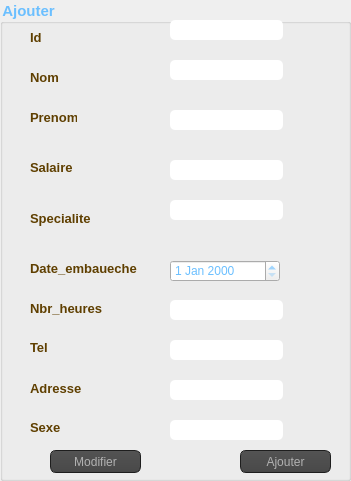
    <widget class="QGroupBox" name="groupBox">
     <property name="geometry">
      <rect>
       <x>20</x>
       <y>10</y>
       <width>351</width>
       <height>481</height>
      </rect>
     </property>
     <property name="font">
      <font>
       <family>Arial</family>
       <pointsize>11</pointsize>
       <weight>75</weight>
       <bold>true</bold>
      </font>
     </property>
     <property name="styleSheet">
      <string notr="true">color: rgb(107, 191, 255);
</string>
     </property>
     <property name="title">
      <string>Ajouter</string>
     </property>
     <widget class="QLabel" name="label_2">
      <property name="geometry">
       <rect>
        <x>30</x>
        <y>30</y>
        <width>47</width>
        <height>14</height>
       </rect>
      </property>
      <property name="font">
       <font>
        <family>Arial</family>
        <pointsize>10</pointsize>
        <weight>75</weight>
        <bold>true</bold>
       </font>
      </property>
      <property name="styleSheet">
       <string notr="true">
color: rgb(95, 63, 0);
</string>
      </property>
      <property name="text">
       <string>Id</string>
      </property>
     </widget>
     <widget class="QLabel" name="label_3">
      <property name="geometry">
       <rect>
        <x>30</x>
        <y>70</y>
        <width>47</width>
        <height>14</height>
       </rect>
      </property>
      <property name="font">
       <font>
        <family>Arial</family>
        <pointsize>10</pointsize>
        <weight>75</weight>
        <bold>true</bold>
       </font>
      </property>
      <property name="styleSheet">
       <string notr="true">color: rgb(95, 63, 0);
</string>
      </property>
      <property name="text">
       <string>Nom</string>
      </property>
     </widget>
     <widget class="QLabel" name="label_4">
      <property name="geometry">
       <rect>
        <x>30</x>
        <y>110</y>
        <width>47</width>
        <height>14</height>
       </rect>
      </property>
      <property name="font">
       <font>
        <family>Arial</family>
        <pointsize>10</pointsize>
        <weight>75</weight>
        <bold>true</bold>
       </font>
      </property>
      <property name="styleSheet">
       <string notr="true">color: rgb(95, 63, 0);

</string>
      </property>
      <property name="text">
       <string>Prenom</string>
      </property>
     </widget>
     <widget class="QLabel" name="label_5">
      <property name="geometry">
       <rect>
        <x>30</x>
        <y>160</y>
        <width>47</width>
        <height>14</height>
       </rect>
      </property>
      <property name="font">
       <font>
        <family>Arial</family>
        <pointsize>10</pointsize>
        <weight>75</weight>
        <bold>true</bold>
       </font>
      </property>
      <property name="styleSheet">
       <string notr="true">color: rgb(95, 63, 0);</string>
      </property>
      <property name="text">
       <string>Salaire</string>
      </property>
     </widget>
     <widget class="QLabel" name="label_6">
      <property name="geometry">
       <rect>
        <x>30</x>
        <y>210</y>
        <width>61</width>
        <height>16</height>
       </rect>
      </property>
      <property name="font">
       <font>
        <family>Arial</family>
        <pointsize>10</pointsize>
        <weight>75</weight>
        <bold>true</bold>
       </font>
      </property>
      <property name="styleSheet">
       <string notr="true">color: rgb(95, 63, 0);
</string>
      </property>
      <property name="text">
       <string>Specialite</string>
      </property>
     </widget>
     <widget class="QLabel" name="label_7">
      <property name="geometry">
       <rect>
        <x>30</x>
        <y>260</y>
        <width>111</width>
        <height>16</height>
       </rect>
      </property>
      <property name="font">
       <font>
        <family>Arial</family>
        <pointsize>10</pointsize>
        <weight>75</weight>
        <bold>true</bold>
       </font>
      </property>
      <property name="styleSheet">
       <string notr="true">color: rgb(95, 63, 0);</string>
      </property>
      <property name="text">
       <string>Date_embaueche</string>
      </property>
     </widget>
     <widget class="QLabel" name="label_8">
      <property name="geometry">
       <rect>
        <x>30</x>
        <y>300</y>
        <width>81</width>
        <height>16</height>
       </rect>
      </property>
      <property name="font">
       <font>
        <family>Arial</family>
        <pointsize>10</pointsize>
        <weight>75</weight>
        <bold>true</bold>
       </font>
      </property>
      <property name="styleSheet">
       <string notr="true">color: rgb(95, 63, 0);</string>
      </property>
      <property name="text">
       <string>Nbr_heures</string>
      </property>
     </widget>
     <widget class="QLabel" name="label_9">
      <property name="geometry">
       <rect>
        <x>30</x>
        <y>340</y>
        <width>47</width>
        <height>14</height>
       </rect>
      </property>
      <property name="font">
       <font>
        <family>Arial</family>
        <pointsize>10</pointsize>
        <weight>75</weight>
        <bold>true</bold>
       </font>
      </property>
      <property name="styleSheet">
       <string notr="true">color: rgb(95, 63, 0);</string>
      </property>
      <property name="text">
       <string>Tel</string>
      </property>
     </widget>
     <widget class="QLabel" name="label_10">
      <property name="geometry">
       <rect>
        <x>30</x>
        <y>380</y>
        <width>71</width>
        <height>16</height>
       </rect>
      </property>
      <property name="font">
       <font>
        <family>Arial</family>
        <pointsize>10</pointsize>
        <weight>75</weight>
        <bold>true</bold>
       </font>
      </property>
      <property name="styleSheet">
       <string notr="true">color: rgb(95, 63, 0);</string>
      </property>
      <property name="text">
       <string>Adresse</string>
      </property>
     </widget>
     <widget class="QLabel" name="label_19">
      <property name="geometry">
       <rect>
        <x>30</x>
        <y>420</y>
        <width>47</width>
        <height>14</height>
       </rect>
      </property>
      <property name="font">
       <font>
        <family>Arial</family>
        <pointsize>10</pointsize>
        <weight>75</weight>
        <bold>true</bold>
       </font>
      </property>
      <property name="styleSheet">
       <string notr="true">color: rgb(95, 63, 0);
</string>
      </property>
      <property name="text">
       <string>Sexe</string>
      </property>
     </widget>
     <widget class="QLineEdit" name="nompres">
      <property name="geometry">
       <rect>
        <x>170</x>
        <y>60</y>
        <width>113</width>
        <height>20</height>
       </rect>
      </property>
      <property name="styleSheet">
       <string notr="true">QLineEdit{
    background-color: white;
    box-shadow: 2px 0.5px 5px 1px inset black;
    border-radius: 5px;
    width: 70%;
    padding-right: 10px;
    padding-left: 10px;
    text-align: left;
    color: #000;
    font-size:inherit;
    font-family: Arial, Helvetica, sans-serif;  
    font-weight:normal;
    font-variant:normal;
}
QLineEdit::hover{  color: black ;
background-color:orange;}
QLineEdit::focus{  color: black ;
background-color:white;}</string>
      </property>
     </widget>
     <widget class="QLineEdit" name="prenompres">
      <property name="geometry">
       <rect>
        <x>170</x>
        <y>110</y>
        <width>113</width>
        <height>20</height>
       </rect>
      </property>
      <property name="styleSheet">
       <string notr="true">QLineEdit{
    background-color: white;
    box-shadow: 2px 0.5px 5px 1px inset black;
    border-radius: 5px;
    width: 70%;
    padding-right: 10px;
    padding-left: 10px;
    text-align: left;
    color: #000;
    font-size:inherit;
    font-family: Arial, Helvetica, sans-serif;  
    font-weight:normal;
    font-variant:normal;
}
QLineEdit::hover{  color: black ;
background-color:orange;}
QLineEdit::focus{  color: black ;
background-color:white;}</string>
      </property>
     </widget>
     <widget class="QLineEdit" name="salairepres">
      <property name="geometry">
       <rect>
        <x>170</x>
        <y>160</y>
        <width>113</width>
        <height>20</height>
       </rect>
      </property>
      <property name="styleSheet">
       <string notr="true">QLineEdit{
    background-color: white;
    box-shadow: 2px 0.5px 5px 1px inset black;
    border-radius: 5px;
    width: 70%;
    padding-right: 10px;
    padding-left: 10px;
    text-align: left;
    color: #000;
    font-size:inherit;
    font-family: Arial, Helvetica, sans-serif;  
    font-weight:normal;
    font-variant:normal;
}
QLineEdit::hover{  color: black ;
background-color:orange;}
QLineEdit::focus{  color: black ;
background-color:white;}</string>
      </property>
     </widget>
     <widget class="QLineEdit" name="specialitepres">
      <property name="geometry">
       <rect>
        <x>170</x>
        <y>200</y>
        <width>113</width>
        <height>20</height>
       </rect>
      </property>
      <property name="styleSheet">
       <string notr="true">QLineEdit{
    background-color: white;
    box-shadow: 2px 0.5px 5px 1px inset black;
    border-radius: 5px;
    width: 70%;
    padding-right: 10px;
    padding-left: 10px;
    text-align: left;
    color: #000;
    font-size:inherit;
    font-family: Arial, Helvetica, sans-serif;  
    font-weight:normal;
    font-variant:normal;
}
QLineEdit::hover{  color: black ;
background-color:orange;}
QLineEdit::focus{  color: black ;
background-color:white;}</string>
      </property>
     </widget>
     <widget class="QLineEdit" name="nbr_heurespres">
      <property name="geometry">
       <rect>
        <x>170</x>
        <y>300</y>
        <width>113</width>
        <height>20</height>
       </rect>
      </property>
      <property name="styleSheet">
       <string notr="true">QLineEdit{
    background-color: white;
    box-shadow: 2px 0.5px 5px 1px inset black;
    border-radius: 5px;
    width: 70%;
    padding-right: 10px;
    padding-left: 10px;
    text-align: left;
    color: #000;
    font-size:inherit;
    font-family: Arial, Helvetica, sans-serif;  
    font-weight:normal;
    font-variant:normal;
}
QLineEdit::hover{  color: black ;
background-color:orange;}
QLineEdit::focus{  color: black ;
background-color:white;}</string>
      </property>
     </widget>
     <widget class="QLineEdit" name="telpres">
      <property name="geometry">
       <rect>
        <x>170</x>
        <y>340</y>
        <width>113</width>
        <height>20</height>
       </rect>
      </property>
      <property name="styleSheet">
       <string notr="true">QLineEdit{
    background-color: white;
    box-shadow: 2px 0.5px 5px 1px inset black;
    border-radius: 5px;
    width: 70%;
    padding-right: 10px;
    padding-left: 10px;
    text-align: left;
    color: #000;
    font-size:inherit;
    font-family: Arial, Helvetica, sans-serif;  
    font-weight:normal;
    font-variant:normal;
}
QLineEdit::hover{  color: black ;
background-color:orange;}
QLineEdit::focus{  color: black ;
background-color:white;}</string>
      </property>
     </widget>
     <widget class="QLineEdit" name="adressepres">
      <property name="geometry">
       <rect>
        <x>170</x>
        <y>380</y>
        <width>113</width>
        <height>20</height>
       </rect>
      </property>
      <property name="styleSheet">
       <string notr="true">QLineEdit{
    background-color: white;
    box-shadow: 2px 0.5px 5px 1px inset black;
    border-radius: 5px;
    width: 70%;
    padding-right: 10px;
    padding-left: 10px;
    text-align: left;
    color: #000;
    font-size:inherit;
    font-family: Arial, Helvetica, sans-serif;  
    font-weight:normal;
    font-variant:normal;
}
QLineEdit::hover{  color: black ;
background-color:orange;}
QLineEdit::focus{  color: black ;
background-color:white;}</string>
      </property>
     </widget>
     <widget class="QLineEdit" name="sexepres">
      <property name="geometry">
       <rect>
        <x>170</x>
        <y>420</y>
        <width>113</width>
        <height>20</height>
       </rect>
      </property>
      <property name="styleSheet">
       <string notr="true">QLineEdit{
    background-color: white;
    box-shadow: 2px 0.5px 5px 1px inset black;
    border-radius: 5px;
    width: 70%;
    padding-right: 10px;
    padding-left: 10px;
    text-align: left;
    color: #000;
    font-size:inherit;
    font-family: Arial, Helvetica, sans-serif;  
    font-weight:normal;
    font-variant:normal;
}
QLineEdit::hover{  color: black ;
background-color:orange;}
QLineEdit::focus{  color: black ;
background-color:white;}</string>
      </property>
     </widget>
     <widget class="QPushButton" name="pushButton_2">
      <property name="geometry">
       <rect>
        <x>50</x>
        <y>450</y>
        <width>91</width>
        <height>23</height>
       </rect>
      </property>
      <property name="styleSheet">
       <string notr="true">QToolTip
{
     border: 1px solid black;
     background-color: #ffa02f;
     padding: 1px;
     border-radius: 3px;
     opacity: 100;
}

QWidget
{
    color: #b1b1b1;
    background-color: #323232;
}

QWidget:item:hover
{
    background-color: QLinearGradient( x1: 0, y1: 0, x2: 0, y2: 1, stop: 0 #ffa02f, stop: 1 #ca0619);
    color: #000000;
}

QWidget:item:selected
{
    background-color: QLinearGradient( x1: 0, y1: 0, x2: 0, y2: 1, stop: 0 #ffa02f, stop: 1 #d7801a);
}

QMenuBar::item
{
    background: transparent;
}

QMenuBar::item:selected
{
    background: transparent;
    border: 1px solid #ffaa00;
}

QMenuBar::item:pressed
{
    background: #444;
    border: 1px solid #000;
    background-color: QLinearGradient(
        x1:0, y1:0,
        x2:0, y2:1,
        stop:1 #212121,
        stop:0.4 #343434/*,
        stop:0.2 #343434,
        stop:0.1 #ffaa00*/
    );
    margin-bottom:-1px;
    padding-bottom:1px;
}

QMenu
{
    border: 1px solid #000;
}

QMenu::item
{
    padding: 2px 20px 2px 20px;
}

QMenu::item:selected
{
    color: #000000;
}

QWidget:disabled
{
    color: #404040;
    background-color: #323232;
}

QAbstractItemView
{
    background-color: QLinearGradient( x1: 0, y1: 0, x2: 0, y2: 1, stop: 0 #4d4d4d, stop: 0.1 #646464, stop: 1 #5d5d5d);
}

QWidget:focus
{
    /*border: 2px solid QLinearGradient( x1: 0, y1: 0, x2: 0, y2: 1, stop: 0 #ffa02f, stop: 1 #d7801a);*/
}

QLineEdit
{
    background-color: QLinearGradient( x1: 0, y1: 0, x2: 0, y2: 1, stop: 0 #4d4d4d, stop: 0 #646464, stop: 1 #5d5d5d);
    padding: 1px;
    border-style: solid;
    border: 1px solid #1e1e1e;
    border-radius: 5;
}

QPushButton
{
    color: #b1b1b1;
    background-color: QLinearGradient( x1: 0, y1: 0, x2: 0, y2: 1, stop: 0 #565656, stop: 0.1 #525252, stop: 0.5 #4e4e4e, stop: 0.9 #4a4a4a, stop: 1 #464646);
    border-width: 1px;
    border-color: #1e1e1e;
    border-style: solid;
    border-radius: 6;
    padding: 3px;
    font-size: 12px;
    padding-left: 5px;
    padding-right: 5px;
}

QPushButton:pressed
{
    background-color: QLinearGradient( x1: 0, y1: 0, x2: 0, y2: 1, stop: 0 #2d2d2d, stop: 0.1 #2b2b2b, stop: 0.5 #292929, stop: 0.9 #282828, stop: 1 #252525);
}

QComboBox
{
    selection-background-color: #ffaa00;
    background-color: QLinearGradient( x1: 0, y1: 0, x2: 0, y2: 1, stop: 0 #565656, stop: 0.1 #525252, stop: 0.5 #4e4e4e, stop: 0.9 #4a4a4a, stop: 1 #464646);
    border-style: solid;
    border: 1px solid #1e1e1e;
    border-radius: 5;
}

QComboBox:hover,QPushButton:hover
{
    border: 2px solid QLinearGradient( x1: 0, y1: 0, x2: 0, y2: 1, stop: 0 #ffa02f, stop: 1 #d7801a);
}


QComboBox:on
{
    padding-top: 3px;
    padding-left: 4px;
    background-color: QLinearGradient( x1: 0, y1: 0, x2: 0, y2: 1, stop: 0 #2d2d2d, stop: 0.1 #2b2b2b, stop: 0.5 #292929, stop: 0.9 #282828, stop: 1 #252525);
    selection-background-color: #ffaa00;
}

QComboBox QAbstractItemView
{
    border: 2px solid darkgray;
    selection-background-color: QLinearGradient( x1: 0, y1: 0, x2: 0, y2: 1, stop: 0 #ffa02f, stop: 1 #d7801a);
}

QComboBox::drop-down
{
     subcontrol-origin: padding;
     subcontrol-position: top right;
     width: 15px;

     border-left-width: 0px;
     border-left-color: darkgray;
     border-left-style: solid; /* just a single line */
     border-top-right-radius: 3px; /* same radius as the QComboBox */
     border-bottom-right-radius: 3px;
 }

QComboBox::down-arrow
{
     image: url(:/down_arrow.png);
}

QGroupBox:focus
{
border: 2px solid QLinearGradient( x1: 0, y1: 0, x2: 0, y2: 1, stop: 0 #ffa02f, stop: 1 #d7801a);
}

QTextEdit:focus
{
    border: 2px solid QLinearGradient( x1: 0, y1: 0, x2: 0, y2: 1, stop: 0 #ffa02f, stop: 1 #d7801a);
}

QScrollBar:horizontal {
     border: 1px solid #222222;
     background: QLinearGradient( x1: 0, y1: 0, x2: 0, y2: 1, stop: 0.0 #121212, stop: 0.2 #282828, stop: 1 #484848);
     height: 7px;
     margin: 0px 16px 0 16px;
}

QScrollBar::handle:horizontal
{
      background: QLinearGradient( x1: 0, y1: 0, x2: 1, y2: 0, stop: 0 #ffa02f, stop: 0.5 #d7801a, stop: 1 #ffa02f);
      min-height: 20px;
      border-radius: 2px;
}

QScrollBar::add-line:horizontal {
      border: 1px solid #1b1b19;
      border-radius: 2px;
      background: QLinearGradient( x1: 0, y1: 0, x2: 1, y2: 0, stop: 0 #ffa02f, stop: 1 #d7801a);
      width: 14px;
      subcontrol-position: right;
      subcontrol-origin: margin;
}

QScrollBar::sub-line:horizontal {
      border: 1px solid #1b1b19;
      border-radius: 2px;
      background: QLinearGradient( x1: 0, y1: 0, x2: 1, y2: 0, stop: 0 #ffa02f, stop: 1 #d7801a);
      width: 14px;
     subcontrol-position: left;
     subcontrol-origin: margin;
}

QScrollBar::right-arrow:horizontal, QScrollBar::left-arrow:horizontal
{
      border: 1px solid black;
      width: 1px;
      height: 1px;
      background: white;
}

QScrollBar::add-page:horizontal, QScrollBar::sub-page:horizontal
{
      background: none;
}

QScrollBar:vertical
{
      background: QLinearGradient( x1: 0, y1: 0, x2: 1, y2: 0, stop: 0.0 #121212, stop: 0.2 #282828, stop: 1 #484848);
      width: 7px;
      margin: 16px 0 16px 0;
      border: 1px solid #222222;
}

QScrollBar::handle:vertical
{
      background: QLinearGradient( x1: 0, y1: 0, x2: 0, y2: 1, stop: 0 #ffa02f, stop: 0.5 #d7801a, stop: 1 #ffa02f);
      min-height: 20px;
      border-radius: 2px;
}

QScrollBar::add-line:vertical
{
      border: 1px solid #1b1b19;
      border-radius: 2px;
      background: QLinearGradient( x1: 0, y1: 0, x2: 0, y2: 1, stop: 0 #ffa02f, stop: 1 #d7801a);
      height: 14px;
      subcontrol-position: bottom;
      subcontrol-origin: margin;
}

QScrollBar::sub-line:vertical
{
      border: 1px solid #1b1b19;
      border-radius: 2px;
      background: QLinearGradient( x1: 0, y1: 0, x2: 0, y2: 1, stop: 0 #d7801a, stop: 1 #ffa02f);
      height: 14px;
      subcontrol-position: top;
      subcontrol-origin: margin;
}

QScrollBar::up-arrow:vertical, QScrollBar::down-arrow:vertical
{
      border: 1px solid black;
      width: 1px;
      height: 1px;
      background: white;
}


QScrollBar::add-page:vertical, QScrollBar::sub-page:vertical
{
      background: none;
}

QTextEdit
{
    background-color: #242424;
}

QPlainTextEdit
{
    background-color: #242424;
}

QHeaderView::section
{
    background-color: QLinearGradient(x1:0, y1:0, x2:0, y2:1, stop:0 #616161, stop: 0.5 #505050, stop: 0.6 #434343, stop:1 #656565);
    color: white;
    padding-left: 4px;
    border: 1px solid #6c6c6c;
}

QCheckBox:disabled
{
color: #414141;
}

QDockWidget::title
{
    text-align: center;
    spacing: 3px; /* spacing between items in the tool bar */
    background-color: QLinearGradient(x1:0, y1:0, x2:0, y2:1, stop:0 #323232, stop: 0.5 #242424, stop:1 #323232);
}

QDockWidget::close-button, QDockWidget::float-button
{
    text-align: center;
    spacing: 1px; /* spacing between items in the tool bar */
    background-color: QLinearGradient(x1:0, y1:0, x2:0, y2:1, stop:0 #323232, stop: 0.5 #242424, stop:1 #323232);
}

QDockWidget::close-button:hover, QDockWidget::float-button:hover
{
    background: #242424;
}

QDockWidget::close-button:pressed, QDockWidget::float-button:pressed
{
    padding: 1px -1px -1px 1px;
}

QMainWindow::separator
{
    background-color: QLinearGradient(x1:0, y1:0, x2:0, y2:1, stop:0 #161616, stop: 0.5 #151515, stop: 0.6 #212121, stop:1 #343434);
    color: white;
    padding-left: 4px;
    border: 1px solid #4c4c4c;
    spacing: 3px; /* spacing between items in the tool bar */
}

QMainWindow::separator:hover
{

    background-color: QLinearGradient(x1:0, y1:0, x2:0, y2:1, stop:0 #d7801a, stop:0.5 #b56c17 stop:1 #ffa02f);
    color: white;
    padding-left: 4px;
    border: 1px solid #6c6c6c;
    spacing: 3px; /* spacing between items in the tool bar */
}

QToolBar::handle
{
     spacing: 3px; /* spacing between items in the tool bar */
     background: url(:/images/handle.png);
}

QMenu::separator
{
    height: 2px;
    background-color: QLinearGradient(x1:0, y1:0, x2:0, y2:1, stop:0 #161616, stop: 0.5 #151515, stop: 0.6 #212121, stop:1 #343434);
    color: white;
    padding-left: 4px;
    margin-left: 10px;
    margin-right: 5px;
}

QProgressBar
{
    border: 2px solid grey;
    border-radius: 5px;
    text-align: center;
}

QProgressBar::chunk
{
    background-color: #d7801a;
    width: 2.15px;
    margin: 0.5px;
}

QTabBar::tab {
    color: #b1b1b1;
    border: 1px solid #444;
    border-bottom-style: none;
    background-color: #323232;
    padding-left: 10px;
    padding-right: 10px;
    padding-top: 3px;
    padding-bottom: 2px;
    margin-right: -1px;
}

QTabWidget::pane {
    border: 1px solid #444;
    top: 1px;
}

QTabBar::tab:last
{
    margin-right: 0; /* the last selected tab has nothing to overlap with on the right */
    border-top-right-radius: 3px;
}

QTabBar::tab:first:!selected
{
 margin-left: 0px; /* the last selected tab has nothing to overlap with on the right */


    border-top-left-radius: 3px;
}

QTabBar::tab:!selected
{
    color: #b1b1b1;
    border-bottom-style: solid;
    margin-top: 3px;
    background-color: QLinearGradient(x1:0, y1:0, x2:0, y2:1, stop:1 #212121, stop:.4 #343434);
}

QTabBar::tab:selected
{
    border-top-left-radius: 3px;
    border-top-right-radius: 3px;
    margin-bottom: 0px;
}

QTabBar::tab:!selected:hover
{
    /*border-top: 2px solid #ffaa00;
    padding-bottom: 3px;*/
    border-top-left-radius: 3px;
    border-top-right-radius: 3px;
    background-color: QLinearGradient(x1:0, y1:0, x2:0, y2:1, stop:1 #212121, stop:0.4 #343434, stop:0.2 #343434, stop:0.1 #ffaa00);
}

QRadioButton::indicator:checked, QRadioButton::indicator:unchecked{
    color: #b1b1b1;
    background-color: #323232;
    border: 1px solid #b1b1b1;
    border-radius: 6px;
}

QRadioButton::indicator:checked
{
    background-color: qradialgradient(
        cx: 0.5, cy: 0.5,
        fx: 0.5, fy: 0.5,
        radius: 1.0,
        stop: 0.25 #ffaa00,
        stop: 0.3 #323232
    );
}

QCheckBox::indicator{
    color: #b1b1b1;
    background-color: #323232;
    border: 1px solid #b1b1b1;
    width: 9px;
    height: 9px;
}

QRadioButton::indicator
{
    border-radius: 6px;
}

QRadioButton::indicator:hover, QCheckBox::indicator:hover
{
    border: 1px solid #ffaa00;
}

QCheckBox::indicator:checked
{
    image:url(:/images/checkbox.png);
}

QCheckBox::indicator:disabled, QRadioButton::indicator:disabled
{
    border: 1px solid #444;
}</string>
      </property>
      <property name="text">
       <string>Modifier</string>
      </property>
     </widget>
     <widget class="QPushButton" name="pushButton_15">
      <property name="geometry">
       <rect>
        <x>240</x>
        <y>450</y>
        <width>91</width>
        <height>23</height>
       </rect>
      </property>
      <property name="styleSheet">
       <string notr="true">QToolTip
{
     border: 1px solid black;
     background-color: #ffa02f;
     padding: 1px;
     border-radius: 3px;
     opacity: 100;
}

QWidget
{
    color: #b1b1b1;
    background-color: #323232;
}

QWidget:item:hover
{
    background-color: QLinearGradient( x1: 0, y1: 0, x2: 0, y2: 1, stop: 0 #ffa02f, stop: 1 #ca0619);
    color: #000000;
}

QWidget:item:selected
{
    background-color: QLinearGradient( x1: 0, y1: 0, x2: 0, y2: 1, stop: 0 #ffa02f, stop: 1 #d7801a);
}

QMenuBar::item
{
    background: transparent;
}

QMenuBar::item:selected
{
    background: transparent;
    border: 1px solid #ffaa00;
}

QMenuBar::item:pressed
{
    background: #444;
    border: 1px solid #000;
    background-color: QLinearGradient(
        x1:0, y1:0,
        x2:0, y2:1,
        stop:1 #212121,
        stop:0.4 #343434/*,
        stop:0.2 #343434,
        stop:0.1 #ffaa00*/
    );
    margin-bottom:-1px;
    padding-bottom:1px;
}

QMenu
{
    border: 1px solid #000;
}

QMenu::item
{
    padding: 2px 20px 2px 20px;
}

QMenu::item:selected
{
    color: #000000;
}

QWidget:disabled
{
    color: #404040;
    background-color: #323232;
}

QAbstractItemView
{
    background-color: QLinearGradient( x1: 0, y1: 0, x2: 0, y2: 1, stop: 0 #4d4d4d, stop: 0.1 #646464, stop: 1 #5d5d5d);
}

QWidget:focus
{
    /*border: 2px solid QLinearGradient( x1: 0, y1: 0, x2: 0, y2: 1, stop: 0 #ffa02f, stop: 1 #d7801a);*/
}

QLineEdit
{
    background-color: QLinearGradient( x1: 0, y1: 0, x2: 0, y2: 1, stop: 0 #4d4d4d, stop: 0 #646464, stop: 1 #5d5d5d);
    padding: 1px;
    border-style: solid;
    border: 1px solid #1e1e1e;
    border-radius: 5;
}

QPushButton
{
    color: #b1b1b1;
    background-color: QLinearGradient( x1: 0, y1: 0, x2: 0, y2: 1, stop: 0 #565656, stop: 0.1 #525252, stop: 0.5 #4e4e4e, stop: 0.9 #4a4a4a, stop: 1 #464646);
    border-width: 1px;
    border-color: #1e1e1e;
    border-style: solid;
    border-radius: 6;
    padding: 3px;
    font-size: 12px;
    padding-left: 5px;
    padding-right: 5px;
}

QPushButton:pressed
{
    background-color: QLinearGradient( x1: 0, y1: 0, x2: 0, y2: 1, stop: 0 #2d2d2d, stop: 0.1 #2b2b2b, stop: 0.5 #292929, stop: 0.9 #282828, stop: 1 #252525);
}

QComboBox
{
    selection-background-color: #ffaa00;
    background-color: QLinearGradient( x1: 0, y1: 0, x2: 0, y2: 1, stop: 0 #565656, stop: 0.1 #525252, stop: 0.5 #4e4e4e, stop: 0.9 #4a4a4a, stop: 1 #464646);
    border-style: solid;
    border: 1px solid #1e1e1e;
    border-radius: 5;
}

QComboBox:hover,QPushButton:hover
{
    border: 2px solid QLinearGradient( x1: 0, y1: 0, x2: 0, y2: 1, stop: 0 #ffa02f, stop: 1 #d7801a);
}


QComboBox:on
{
    padding-top: 3px;
    padding-left: 4px;
    background-color: QLinearGradient( x1: 0, y1: 0, x2: 0, y2: 1, stop: 0 #2d2d2d, stop: 0.1 #2b2b2b, stop: 0.5 #292929, stop: 0.9 #282828, stop: 1 #252525);
    selection-background-color: #ffaa00;
}

QComboBox QAbstractItemView
{
    border: 2px solid darkgray;
    selection-background-color: QLinearGradient( x1: 0, y1: 0, x2: 0, y2: 1, stop: 0 #ffa02f, stop: 1 #d7801a);
}

QComboBox::drop-down
{
     subcontrol-origin: padding;
     subcontrol-position: top right;
     width: 15px;

     border-left-width: 0px;
     border-left-color: darkgray;
     border-left-style: solid; /* just a single line */
     border-top-right-radius: 3px; /* same radius as the QComboBox */
     border-bottom-right-radius: 3px;
 }

QComboBox::down-arrow
{
     image: url(:/down_arrow.png);
}

QGroupBox:focus
{
border: 2px solid QLinearGradient( x1: 0, y1: 0, x2: 0, y2: 1, stop: 0 #ffa02f, stop: 1 #d7801a);
}

QTextEdit:focus
{
    border: 2px solid QLinearGradient( x1: 0, y1: 0, x2: 0, y2: 1, stop: 0 #ffa02f, stop: 1 #d7801a);
}

QScrollBar:horizontal {
     border: 1px solid #222222;
     background: QLinearGradient( x1: 0, y1: 0, x2: 0, y2: 1, stop: 0.0 #121212, stop: 0.2 #282828, stop: 1 #484848);
     height: 7px;
     margin: 0px 16px 0 16px;
}

QScrollBar::handle:horizontal
{
      background: QLinearGradient( x1: 0, y1: 0, x2: 1, y2: 0, stop: 0 #ffa02f, stop: 0.5 #d7801a, stop: 1 #ffa02f);
      min-height: 20px;
      border-radius: 2px;
}

QScrollBar::add-line:horizontal {
      border: 1px solid #1b1b19;
      border-radius: 2px;
      background: QLinearGradient( x1: 0, y1: 0, x2: 1, y2: 0, stop: 0 #ffa02f, stop: 1 #d7801a);
      width: 14px;
      subcontrol-position: right;
      subcontrol-origin: margin;
}

QScrollBar::sub-line:horizontal {
      border: 1px solid #1b1b19;
      border-radius: 2px;
      background: QLinearGradient( x1: 0, y1: 0, x2: 1, y2: 0, stop: 0 #ffa02f, stop: 1 #d7801a);
      width: 14px;
     subcontrol-position: left;
     subcontrol-origin: margin;
}

QScrollBar::right-arrow:horizontal, QScrollBar::left-arrow:horizontal
{
      border: 1px solid black;
      width: 1px;
      height: 1px;
      background: white;
}

QScrollBar::add-page:horizontal, QScrollBar::sub-page:horizontal
{
      background: none;
}

QScrollBar:vertical
{
      background: QLinearGradient( x1: 0, y1: 0, x2: 1, y2: 0, stop: 0.0 #121212, stop: 0.2 #282828, stop: 1 #484848);
      width: 7px;
      margin: 16px 0 16px 0;
      border: 1px solid #222222;
}

QScrollBar::handle:vertical
{
      background: QLinearGradient( x1: 0, y1: 0, x2: 0, y2: 1, stop: 0 #ffa02f, stop: 0.5 #d7801a, stop: 1 #ffa02f);
      min-height: 20px;
      border-radius: 2px;
}

QScrollBar::add-line:vertical
{
      border: 1px solid #1b1b19;
      border-radius: 2px;
      background: QLinearGradient( x1: 0, y1: 0, x2: 0, y2: 1, stop: 0 #ffa02f, stop: 1 #d7801a);
      height: 14px;
      subcontrol-position: bottom;
      subcontrol-origin: margin;
}

QScrollBar::sub-line:vertical
{
      border: 1px solid #1b1b19;
      border-radius: 2px;
      background: QLinearGradient( x1: 0, y1: 0, x2: 0, y2: 1, stop: 0 #d7801a, stop: 1 #ffa02f);
      height: 14px;
      subcontrol-position: top;
      subcontrol-origin: margin;
}

QScrollBar::up-arrow:vertical, QScrollBar::down-arrow:vertical
{
      border: 1px solid black;
      width: 1px;
      height: 1px;
      background: white;
}


QScrollBar::add-page:vertical, QScrollBar::sub-page:vertical
{
      background: none;
}

QTextEdit
{
    background-color: #242424;
}

QPlainTextEdit
{
    background-color: #242424;
}

QHeaderView::section
{
    background-color: QLinearGradient(x1:0, y1:0, x2:0, y2:1, stop:0 #616161, stop: 0.5 #505050, stop: 0.6 #434343, stop:1 #656565);
    color: white;
    padding-left: 4px;
    border: 1px solid #6c6c6c;
}

QCheckBox:disabled
{
color: #414141;
}

QDockWidget::title
{
    text-align: center;
    spacing: 3px; /* spacing between items in the tool bar */
    background-color: QLinearGradient(x1:0, y1:0, x2:0, y2:1, stop:0 #323232, stop: 0.5 #242424, stop:1 #323232);
}

QDockWidget::close-button, QDockWidget::float-button
{
    text-align: center;
    spacing: 1px; /* spacing between items in the tool bar */
    background-color: QLinearGradient(x1:0, y1:0, x2:0, y2:1, stop:0 #323232, stop: 0.5 #242424, stop:1 #323232);
}

QDockWidget::close-button:hover, QDockWidget::float-button:hover
{
    background: #242424;
}

QDockWidget::close-button:pressed, QDockWidget::float-button:pressed
{
    padding: 1px -1px -1px 1px;
}

QMainWindow::separator
{
    background-color: QLinearGradient(x1:0, y1:0, x2:0, y2:1, stop:0 #161616, stop: 0.5 #151515, stop: 0.6 #212121, stop:1 #343434);
    color: white;
    padding-left: 4px;
    border: 1px solid #4c4c4c;
    spacing: 3px; /* spacing between items in the tool bar */
}

QMainWindow::separator:hover
{

    background-color: QLinearGradient(x1:0, y1:0, x2:0, y2:1, stop:0 #d7801a, stop:0.5 #b56c17 stop:1 #ffa02f);
    color: white;
    padding-left: 4px;
    border: 1px solid #6c6c6c;
    spacing: 3px; /* spacing between items in the tool bar */
}

QToolBar::handle
{
     spacing: 3px; /* spacing between items in the tool bar */
     background: url(:/images/handle.png);
}

QMenu::separator
{
    height: 2px;
    background-color: QLinearGradient(x1:0, y1:0, x2:0, y2:1, stop:0 #161616, stop: 0.5 #151515, stop: 0.6 #212121, stop:1 #343434);
    color: white;
    padding-left: 4px;
    margin-left: 10px;
    margin-right: 5px;
}

QProgressBar
{
    border: 2px solid grey;
    border-radius: 5px;
    text-align: center;
}

QProgressBar::chunk
{
    background-color: #d7801a;
    width: 2.15px;
    margin: 0.5px;
}

QTabBar::tab {
    color: #b1b1b1;
    border: 1px solid #444;
    border-bottom-style: none;
    background-color: #323232;
    padding-left: 10px;
    padding-right: 10px;
    padding-top: 3px;
    padding-bottom: 2px;
    margin-right: -1px;
}

QTabWidget::pane {
    border: 1px solid #444;
    top: 1px;
}

QTabBar::tab:last
{
    margin-right: 0; /* the last selected tab has nothing to overlap with on the right */
    border-top-right-radius: 3px;
}

QTabBar::tab:first:!selected
{
 margin-left: 0px; /* the last selected tab has nothing to overlap with on the right */


    border-top-left-radius: 3px;
}

QTabBar::tab:!selected
{
    color: #b1b1b1;
    border-bottom-style: solid;
    margin-top: 3px;
    background-color: QLinearGradient(x1:0, y1:0, x2:0, y2:1, stop:1 #212121, stop:.4 #343434);
}

QTabBar::tab:selected
{
    border-top-left-radius: 3px;
    border-top-right-radius: 3px;
    margin-bottom: 0px;
}

QTabBar::tab:!selected:hover
{
    /*border-top: 2px solid #ffaa00;
    padding-bottom: 3px;*/
    border-top-left-radius: 3px;
    border-top-right-radius: 3px;
    background-color: QLinearGradient(x1:0, y1:0, x2:0, y2:1, stop:1 #212121, stop:0.4 #343434, stop:0.2 #343434, stop:0.1 #ffaa00);
}

QRadioButton::indicator:checked, QRadioButton::indicator:unchecked{
    color: #b1b1b1;
    background-color: #323232;
    border: 1px solid #b1b1b1;
    border-radius: 6px;
}

QRadioButton::indicator:checked
{
    background-color: qradialgradient(
        cx: 0.5, cy: 0.5,
        fx: 0.5, fy: 0.5,
        radius: 1.0,
        stop: 0.25 #ffaa00,
        stop: 0.3 #323232
    );
}

QCheckBox::indicator{
    color: #b1b1b1;
    background-color: #323232;
    border: 1px solid #b1b1b1;
    width: 9px;
    height: 9px;
}

QRadioButton::indicator
{
    border-radius: 6px;
}

QRadioButton::indicator:hover, QCheckBox::indicator:hover
{
    border: 1px solid #ffaa00;
}

QCheckBox::indicator:checked
{
    image:url(:/images/checkbox.png);
}

QCheckBox::indicator:disabled, QRadioButton::indicator:disabled
{
    border: 1px solid #444;
}</string>
      </property>
      <property name="text">
       <string>Ajouter</string>
      </property>
     </widget>
     <widget class="QDateEdit" name="dateembauchepres">
      <property name="geometry">
       <rect>
        <x>170</x>
        <y>260</y>
        <width>110</width>
        <height>22</height>
       </rect>
      </property>
     </widget>
     <widget class="QLineEdit" name="idpres">
      <property name="geometry">
       <rect>
        <x>170</x>
        <y>20</y>
        <width>113</width>
        <height>20</height>
       </rect>
      </property>
      <property name="styleSheet">
       <string notr="true">QLineEdit{
    background-color: white;
    box-shadow: 2px 0.5px 5px 1px inset black;
    border-radius: 5px;
    width: 70%;
    padding-right: 10px;
    padding-left: 10px;
    text-align: left;
    color: #000;
    font-size:inherit;
    font-family: Arial, Helvetica, sans-serif;  
    font-weight:normal;
    font-variant:normal;
}
QLineEdit::hover{  color: black ;
background-color:orange;}
QLineEdit::focus{  color: black ;
background-color:white;}</string>
      </property>
     </widget>
    </widget>
